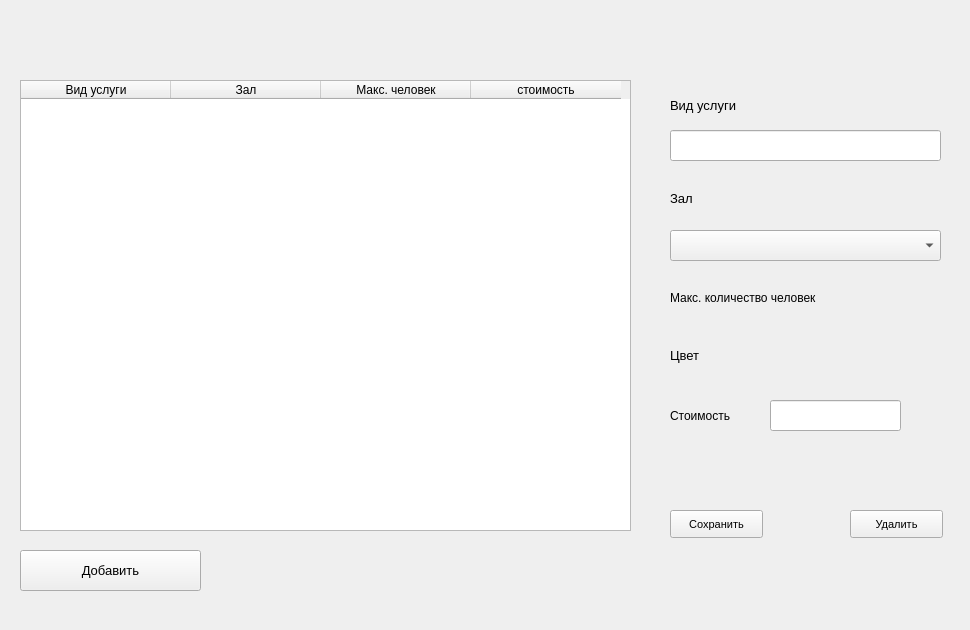
    <widget class="QWidget" name="ServicePage">
     <widget class="QWidget" name="widget_service" native="true">
      <property name="geometry">
       <rect>
        <x>650</x>
        <y>10</y>
        <width>311</width>
        <height>611</height>
       </rect>
      </property>
      <widget class="QLabel" name="labelTypeService">
       <property name="geometry">
        <rect>
         <x>20</x>
         <y>80</y>
         <width>91</width>
         <height>31</height>
        </rect>
       </property>
       <property name="font">
        <font>
         <pointsize>10</pointsize>
        </font>
       </property>
       <property name="text">
        <string>Вид услуги</string>
       </property>
      </widget>
      <widget class="QPushButton" name="DeleteServiceBtn">
       <property name="geometry">
        <rect>
         <x>200</x>
         <y>500</y>
         <width>93</width>
         <height>28</height>
        </rect>
       </property>
       <property name="font">
        <font>
         <pointsize>8</pointsize>
        </font>
       </property>
       <property name="text">
        <string>Удалить</string>
       </property>
      </widget>
      <widget class="QLabel" name="label_MaxE">
       <property name="geometry">
        <rect>
         <x>210</x>
         <y>270</y>
         <width>81</width>
         <height>31</height>
        </rect>
       </property>
       <property name="font">
        <font>
         <pointsize>10</pointsize>
        </font>
       </property>
       <property name="text">
        <string/>
       </property>
      </widget>
      <widget class="QLabel" name="labelMax">
       <property name="geometry">
        <rect>
         <x>20</x>
         <y>280</y>
         <width>191</width>
         <height>16</height>
        </rect>
       </property>
       <property name="font">
        <font>
         <pointsize>9</pointsize>
        </font>
       </property>
       <property name="text">
        <string>Макс. количество человек</string>
       </property>
      </widget>
      <widget class="QLabel" name="ColorLabel">
       <property name="geometry">
        <rect>
         <x>20</x>
         <y>330</y>
         <width>55</width>
         <height>31</height>
        </rect>
       </property>
       <property name="font">
        <font>
         <pointsize>10</pointsize>
        </font>
       </property>
       <property name="text">
        <string>Цвет</string>
       </property>
      </widget>
      <widget class="QLabel" name="labelColorE">
       <property name="geometry">
        <rect>
         <x>90</x>
         <y>330</y>
         <width>191</width>
         <height>31</height>
        </rect>
       </property>
       <property name="text">
        <string/>
       </property>
      </widget>
      <widget class="QComboBox" name="HallComboBox">
       <property name="geometry">
        <rect>
         <x>20</x>
         <y>220</y>
         <width>271</width>
         <height>31</height>
        </rect>
       </property>
      </widget>
      <widget class="QLabel" name="labelHall">
       <property name="geometry">
        <rect>
         <x>20</x>
         <y>180</y>
         <width>55</width>
         <height>16</height>
        </rect>
       </property>
       <property name="font">
        <font>
         <pointsize>10</pointsize>
        </font>
       </property>
       <property name="text">
        <string>Зал</string>
       </property>
      </widget>
      <widget class="QPushButton" name="SaveServiceBtn">
       <property name="geometry">
        <rect>
         <x>20</x>
         <y>500</y>
         <width>93</width>
         <height>28</height>
        </rect>
       </property>
       <property name="font">
        <font>
         <pointsize>8</pointsize>
        </font>
       </property>
       <property name="text">
        <string>Сохранить</string>
       </property>
      </widget>
      <widget class="QLineEdit" name="TypeServiceEdit">
       <property name="geometry">
        <rect>
         <x>20</x>
         <y>120</y>
         <width>271</width>
         <height>31</height>
        </rect>
       </property>
      </widget>
      <widget class="QLineEdit" name="PriceEdit">
       <property name="geometry">
        <rect>
         <x>120</x>
         <y>390</y>
         <width>131</width>
         <height>31</height>
        </rect>
       </property>
      </widget>
      <widget class="QLabel" name="label">
       <property name="geometry">
        <rect>
         <x>20</x>
         <y>390</y>
         <width>81</width>
         <height>31</height>
        </rect>
       </property>
       <property name="text">
        <string>Стоимость</string>
       </property>
      </widget>
     </widget>
     <widget class="QTableWidget" name="TableService">
      <property name="enabled">
       <bool>true</bool>
      </property>
      <property name="geometry">
       <rect>
        <x>20</x>
        <y>80</y>
        <width>611</width>
        <height>451</height>
       </rect>
      </property>
      <property name="font">
       <font>
        <pointsize>9</pointsize>
       </font>
      </property>
      <property name="columnCount">
       <number>4</number>
      </property>
      <attribute name="horizontalHeaderDefaultSectionSize">
       <number>150</number>
      </attribute>
      <attribute name="horizontalHeaderMinimumSectionSize">
       <number>50</number>
      </attribute>
      <attribute name="verticalHeaderDefaultSectionSize">
       <number>50</number>
      </attribute>
      <attribute name="verticalHeaderMinimumSectionSize">
       <number>50</number>
      </attribute>
      <column>
       <property name="text">
        <string>Вид услуги</string>
       </property>
      </column>
      <column>
       <property name="text">
        <string>Зал</string>
       </property>
      </column>
      <column>
       <property name="text">
        <string>Макс. человек</string>
       </property>
      </column>
      <column>
       <property name="text">
        <string>стоимость</string>
       </property>
      </column>
     </widget>
     <widget class="QPushButton" name="AddServiceBtn">
      <property name="geometry">
       <rect>
        <x>20</x>
        <y>550</y>
        <width>181</width>
        <height>41</height>
       </rect>
      </property>
      <property name="font">
       <font>
        <pointsize>10</pointsize>
       </font>
      </property>
      <property name="text">
       <string>Добавить</string>
      </property>
     </widget>
    </widget>
